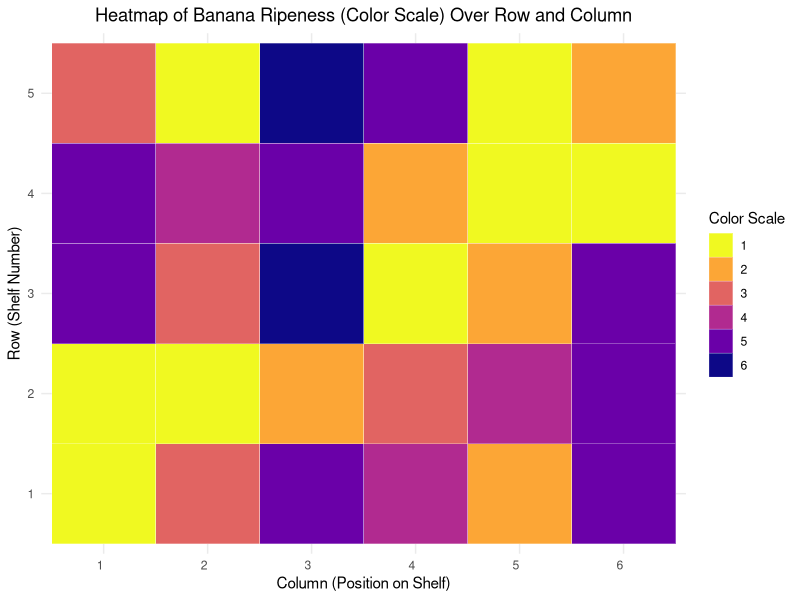
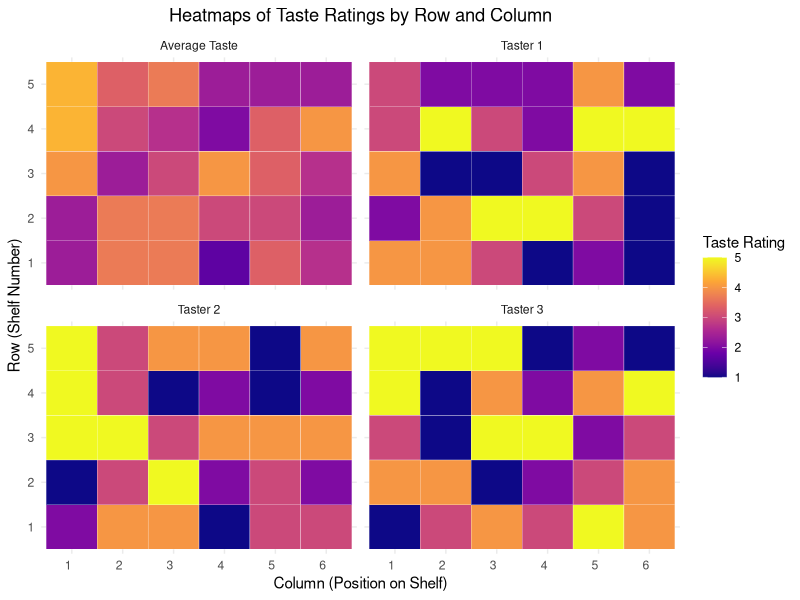
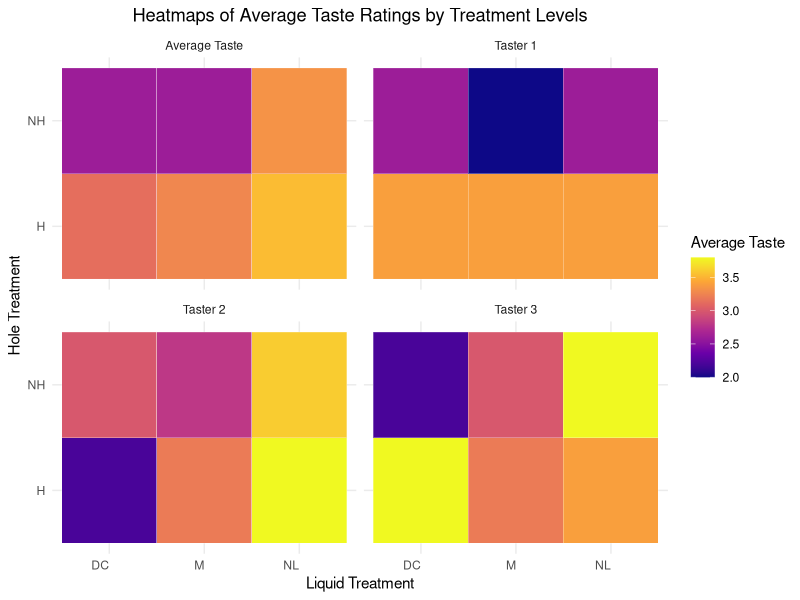
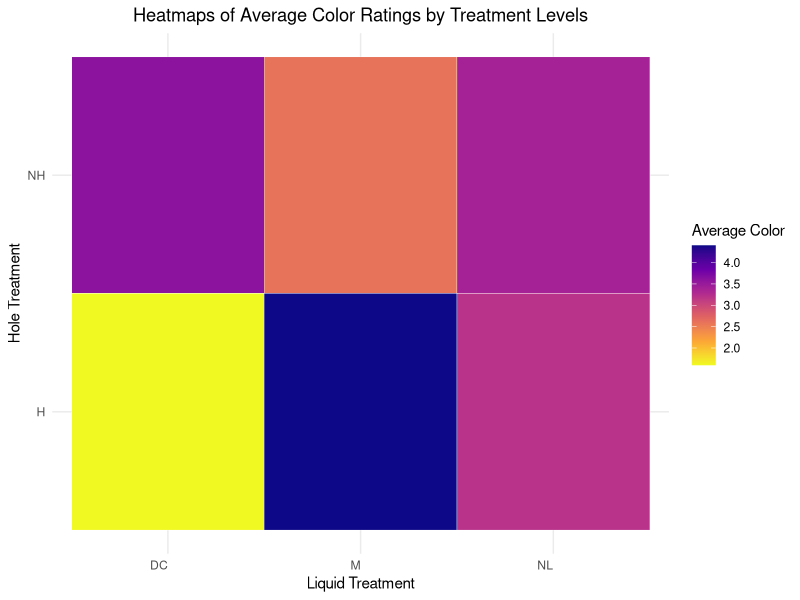
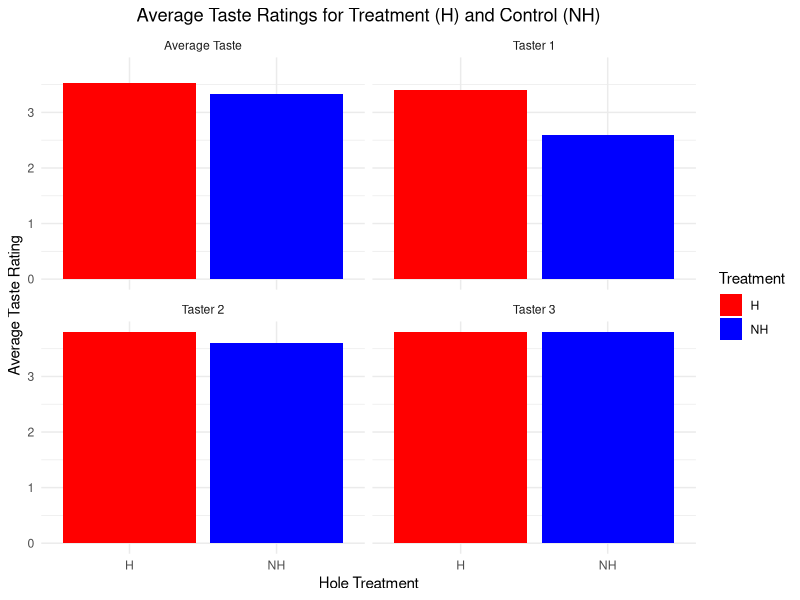
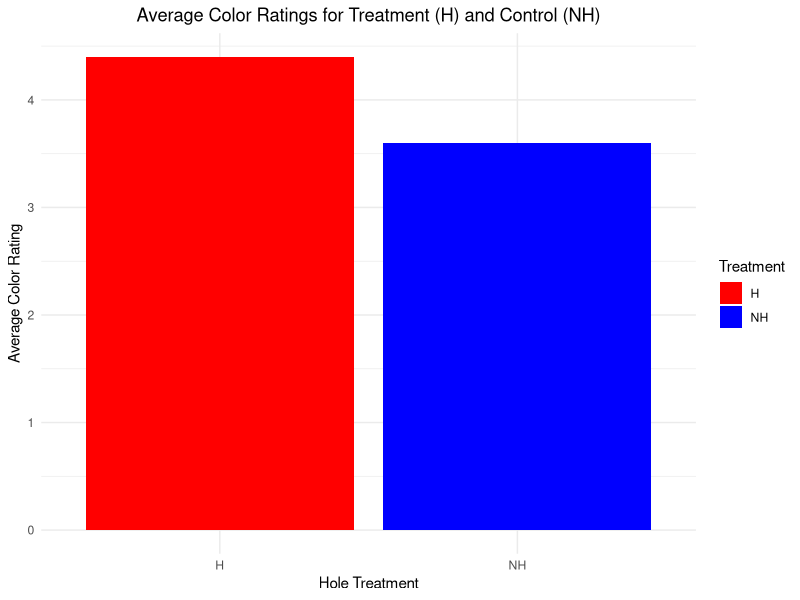
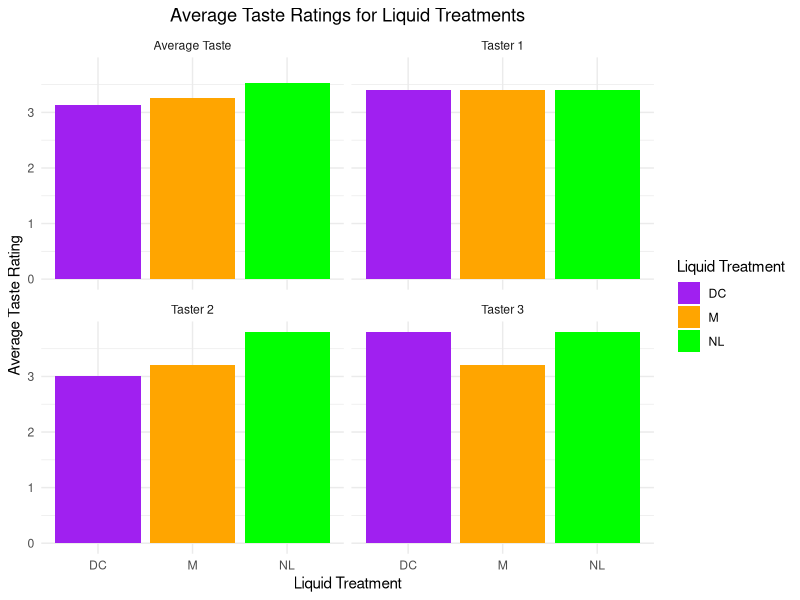
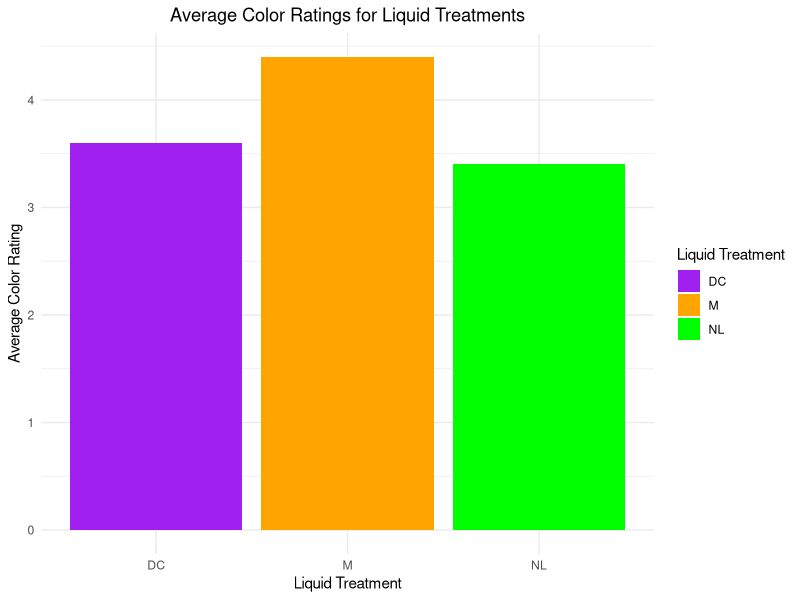

Recreate these plots in R, in order.
## ---- chunk 1
knitr::opts_chunk$set(echo = TRUE)
library(tidyverse)
## ---- chunk 2
# # Set seed for reproducibility
# set.seed(123)
# 
# # Constants
# n_bananas <- 30  # Total number of bananas
# n_rows <- 5      # Number of rows (shelves)
# n_treatments <- 6  # Number of distinct treatment combinations
# 
# # Treatment levels
# hole_treatment_levels <- c("NH", "H")  # NH = No Holes, H = Holes
# liquid_treatment_levels <- c("NL", "DC", "M")  # NL = No Liquid, DC = Diet Coke, M = Milk
# 
# # Generate all combinations of hole and liquid treatments
# treatments <- expand.grid(hole_treatment = hole_treatment_levels, 
#                           liquid_treatment = liquid_treatment_levels)
# 
# # Create a dataframe to store randomized treatments for each row
# banana_data <- data.frame(
#   ID = 1:n_bananas,  # Banana ID
#   row = rep(1:n_rows, each = n_treatments),  # Shelf number (row)
#   column = rep(1:n_treatments, times = n_rows)  # Position on the shelf (column)
# )
# 
# # Randomize treatments within each row (shelf)
# banana_data <- banana_data %>%
#   group_by(row) %>%
#   mutate(
#     treatment_idx = sample(1:n_treatments, n_treatments),  # Randomize treatment indices within each row
#     hole_treatment = treatments$hole_treatment[treatment_idx],  # Assign randomized hole treatment
#     liquid_treatment = treatments$liquid_treatment[treatment_idx]  # Assign randomized liquid treatment
#   ) %>%
#   ungroup()
# 
# # Add synthetic color and taste ratings
# banana_data$color <- sample(1:6, n_bananas, replace = TRUE)  # Color scale: 1 (greenest) to 6 (darkest)
# banana_data$taste_1 <- sample(1:5, n_bananas, replace = TRUE)  # Taste rating from tester 1
# banana_data$taste_2 <- sample(1:5, n_bananas, replace = TRUE)  # Taste rating from tester 2
# banana_data$taste_3 <- sample(1:5, n_bananas, replace = TRUE)  # Taste rating from tester 3
# 
# write.csv(banana_data, file = "../data/banana_data.csv", row.names = FALSE)

banana_data <- read.csv("../data/banana_data.csv")
## ---- chunk 3
# Create the heatmap using ggplot2
ggplot(banana_data, aes(x = factor(column), y = factor(row), fill = factor(color))) +
  geom_tile(color = "white") +  # Create the heatmap tiles
  scale_fill_viridis_d(name = "Color Scale", option = "C", direction = -1) +  # Use a nice color scale (viridis)
  labs(
    title = "Heatmap of Banana Ripeness (Color Scale) Over Row and Column",
    x = "Column (Position on Shelf)",
    y = "Row (Shelf Number)"
  ) +
  theme_minimal() +
  theme(
    axis.text.x = element_text(angle = 0, hjust = 1),  # Rotate x-axis labels for clarity
    plot.title = element_text(hjust = 0.5)  # Center the plot title
  )
## ---- chunk 4
# Calculate the average taste for each banana
banana_data <- banana_data %>%
  mutate(taste_avg = (taste_1 + taste_2 + taste_3) / 3)

# Reshape the data to long format to facilitate faceting with ggplot2
taste_long_df <- banana_data %>%
  select(ID, row, column, taste_1, taste_2, taste_3, taste_avg) %>%
  pivot_longer(cols = starts_with("taste"), 
               names_to = "Taster", 
               values_to = "Taste")

# Replace taste_1, taste_2, taste_3 with readable labels
taste_long_df$Taster <- recode(taste_long_df$Taster, 
                               taste_1 = "Taster 1", 
                               taste_2 = "Taster 2", 
                               taste_3 = "Taster 3", 
                               taste_avg = "Average Taste")

# Plot the faceted heatmaps using ggplot2
ggplot(taste_long_df, aes(x = factor(column), y = factor(row), fill = Taste)) +
  geom_tile(color = "white") +  # Create the heatmap tiles
  scale_fill_viridis_c(name = "Taste Rating", option = "C", direction = 1) +  # Color scale
  labs(
    title = "Heatmaps of Taste Ratings by Row and Column",
    x = "Column (Position on Shelf)",
    y = "Row (Shelf Number)"
  ) +
  facet_wrap(~ Taster, ncol = 2) +  # Facet by Taster and Average Taste
  theme_minimal() +
  theme(
    axis.text.x = element_text(angle = 0, hjust = 1),  # Rotate x-axis labels for clarity
    plot.title = element_text(hjust = 0.5)  # Center the plot title
  )
## ---- chunk 5
# Calculate the average taste and color for each taster and overall by treatment (hole + liquid)
avg_by_treatment <- banana_data %>%
  group_by(hole_treatment, liquid_treatment) %>%
  summarise(
    avg_taste_1 = mean(taste_1),
    avg_taste_2 = mean(taste_2),
    avg_taste_3 = mean(taste_3),
    avg_taste_all = mean(c(taste_1, taste_2, taste_3)),  # Average across all tasters
    avg_color = mean(color),
    .groups = "drop"
  )

# Reshape the data into long format to facilitate faceting
avg_long_df <- avg_by_treatment %>%
  pivot_longer(cols = starts_with("avg_taste"), 
               names_to = "Taster", 
               values_to = "Taste")

# Replace avg_taste_1, avg_taste_2, avg_taste_3 with readable labels
avg_long_df$Taster <- recode(avg_long_df$Taster, 
                             avg_taste_1 = "Taster 1", 
                             avg_taste_2 = "Taster 2", 
                             avg_taste_3 = "Taster 3", 
                             avg_taste_all = "Average Taste")
## ---- chunk 6
# Plot the faceted heatmaps for each taster's average taste rating and overall average by treatment
ggplot(avg_long_df, aes(x = liquid_treatment, y = hole_treatment, fill = Taste)) +
  geom_tile(color = "white") +  # Create the heatmap tiles
  scale_fill_viridis_c(name = "Average Taste", option = "C", direction = 1) +  # Color scale for average taste
  labs(
    title = "Heatmaps of Average Taste Ratings by Treatment Levels",
    x = "Liquid Treatment",
    y = "Hole Treatment"
  ) +
  facet_wrap(~ Taster, ncol = 2) +  # Facet for each taster and the overall average
  theme_minimal() +
  theme(
    axis.text.x = element_text(angle = 0, hjust = 1),  # Rotate x-axis labels for clarity
    plot.title = element_text(hjust = 0.5)  # Center the plot title
  )

# Plot the heatmap for color ratings by treatment
ggplot(avg_by_treatment, aes(x = liquid_treatment, y = hole_treatment, fill = avg_color)) +
  geom_tile(color = "white") +  # Create the heatmap tiles
  scale_fill_viridis_c(name = "Average Color", option = "C", direction = -1) +  # Color scale for average color
  labs(
    title = "Heatmaps of Average Color Ratings by Treatment Levels",
    x = "Liquid Treatment",
    y = "Hole Treatment"
  ) +
  theme_minimal() +
  theme(
    axis.text.x = element_text(angle = 0, hjust = 1),  # Rotate x-axis labels for clarity
    plot.title = element_text(hjust = 0.5)  # Center the plot title
  )

# Bar plot for average taste ratings by hole treatment (treatment vs control)
ggplot(avg_long_df, aes(x = hole_treatment, y = Taste, fill = hole_treatment)) +
  geom_bar(stat = "identity", position = "dodge") +  # Bar chart
  scale_fill_manual(values = c("NH" = "blue", "H" = "red"), name = "Treatment") +  # Custom colors for control and treatment
  labs(
    title = "Average Taste Ratings for Treatment (H) and Control (NH)",
    x = "Hole Treatment",
    y = "Average Taste Rating"
  ) +
  facet_wrap(~ Taster, ncol = 2) +  # Facet by taster and overall average
  theme_minimal() +
  theme(
    plot.title = element_text(hjust = 0.5)  # Center the plot title
  )

# Bar plot for average color ratings by hole treatment (treatment vs control)
ggplot(avg_by_treatment, aes(x = hole_treatment, y = avg_color, fill = hole_treatment)) +
  geom_bar(stat = "identity", position = "dodge") +  # Bar chart
  scale_fill_manual(values = c("NH" = "blue", "H" = "red"), name = "Treatment") +  # Custom colors for control and treatment
  labs(
    title = "Average Color Ratings for Treatment (H) and Control (NH)",
    x = "Hole Treatment",
    y = "Average Color Rating"
  ) +
  theme_minimal() +
  theme(
    plot.title = element_text(hjust = 0.5)  # Center the plot title
  )

# Bar plot for average taste ratings by liquid treatment
ggplot(avg_long_df, aes(x = liquid_treatment, y = Taste, fill = liquid_treatment)) +
  geom_bar(stat = "identity", position = "dodge") +  # Bar chart
  scale_fill_manual(values = c("NL" = "green", "DC" = "purple", "M" = "orange"), name = "Liquid Treatment") +  # Custom colors for liquid treatment
  labs(
    title = "Average Taste Ratings for Liquid Treatments",
    x = "Liquid Treatment",
    y = "Average Taste Rating"
  ) +
  facet_wrap(~ Taster, ncol = 2) +  # Facet by taster and overall average
  theme_minimal() +
  theme(
    plot.title = element_text(hjust = 0.5)  # Center the plot title
  )

# Bar plot for average color ratings by liquid treatment
ggplot(avg_by_treatment, aes(x = liquid_treatment, y = avg_color, fill = liquid_treatment)) +
  geom_bar(stat = "identity", position = "dodge") +  # Bar chart
  scale_fill_manual(values = c("NL" = "green", "DC" = "purple", "M" = "orange"), name = "Liquid Treatment") +  # Custom colors for liquid treatment
  labs(
    title = "Average Color Ratings for Liquid Treatments",
    x = "Liquid Treatment",
    y = "Average Color Rating"
  ) +
  theme_minimal() +
  theme(
    plot.title = element_text(hjust = 0.5)  # Center the plot title
  )
